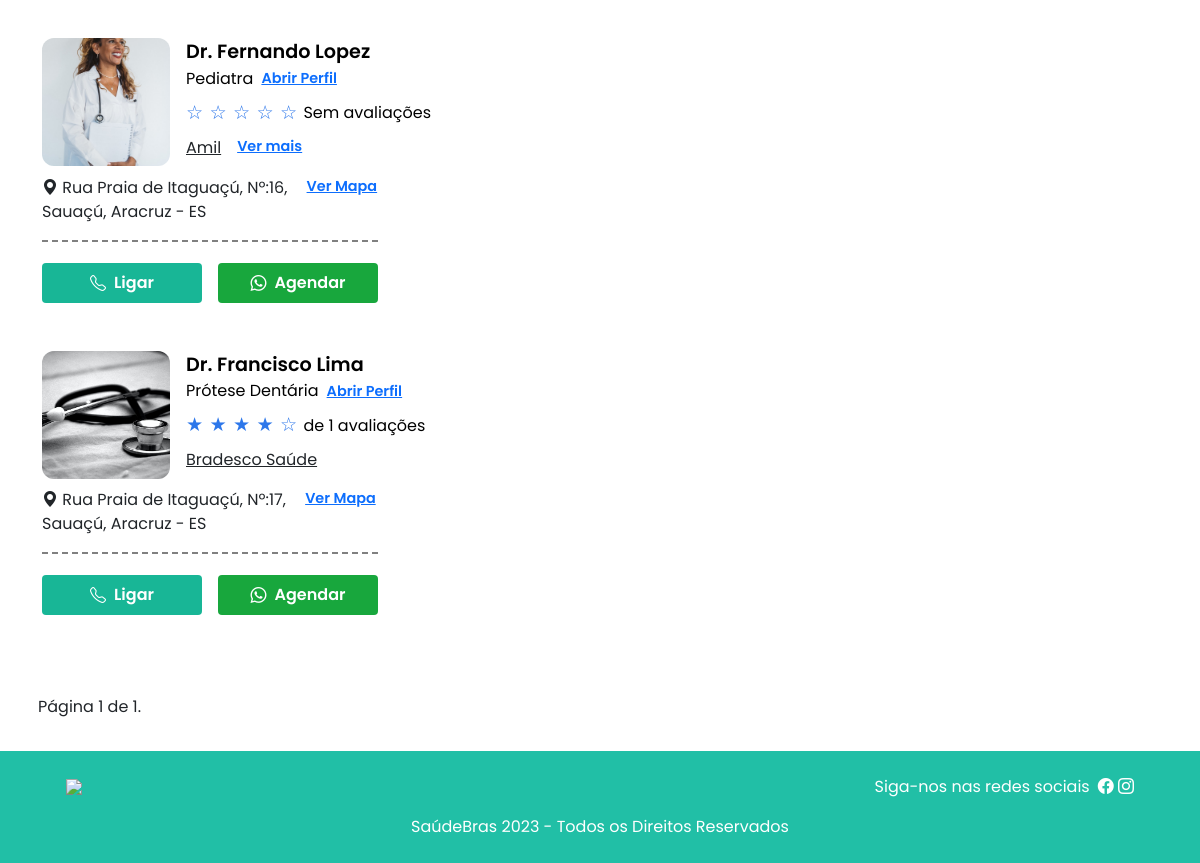
Before: /profissionais/ (lower part) with the older database file.
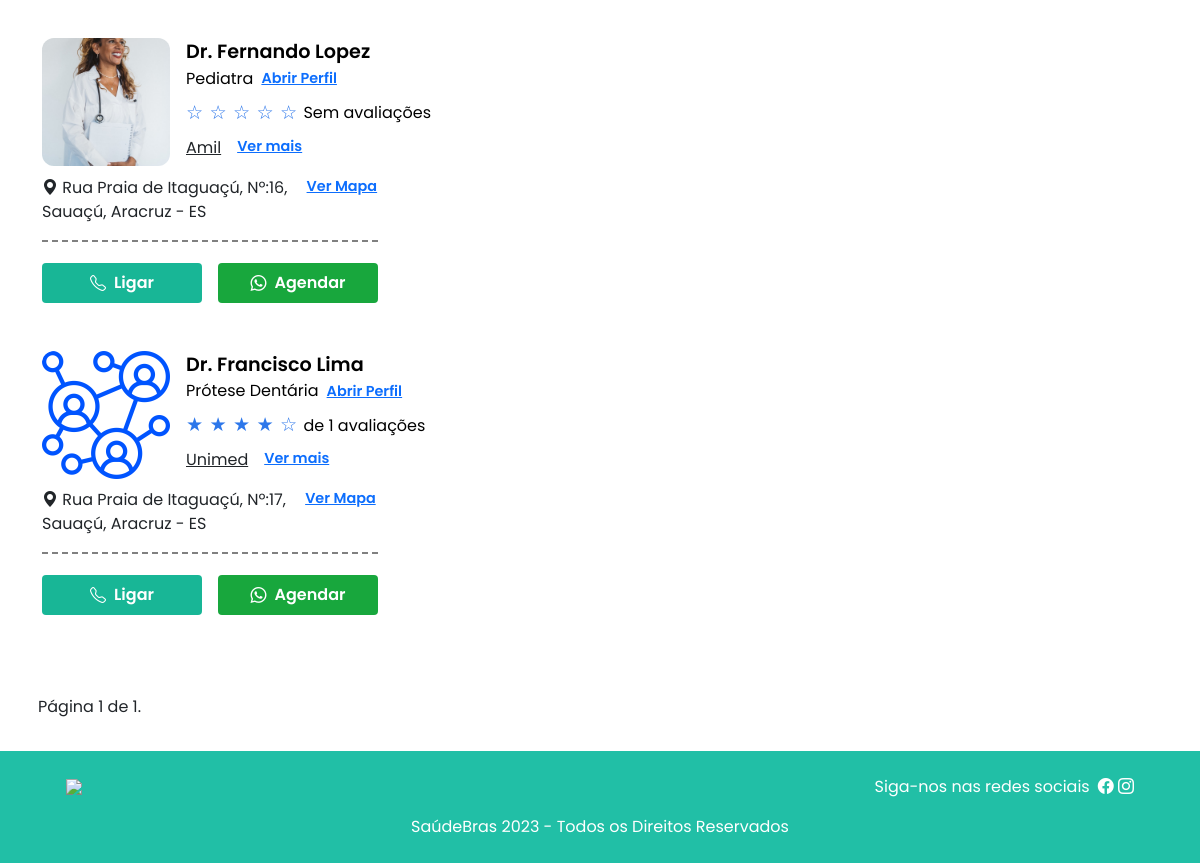
After: the same page with the newer database file.
### usuarios/models.py (models this page shows, shortened)
class CustomUser(AbstractBaseUser, PermissionsMixin):
    nome = models.CharField(_('nome'), max_length=30, blank=True)
    sobrenome = models.CharField(_('sobrenome'), max_length=30, blank=True)
    email = models.EmailField(_('email address'), unique=True)
    username = models.CharField(_('cpf'), max_length=30, unique=True)
    telefone = models.CharField(_('telefone'), max_length=20, blank=True)
    date_joined = models.DateTimeField(_('date joined'), default=timezone.now)
    is_staff = models.BooleanField(_('staff status'), default=False)
    email_verification_token = models.UUIDField(default=uuid.uuid4, editable=False)
    email_verified = models.BooleanField(default=True)
    stripe_customer_id = models.CharField(max_length=50, blank=True, null=True)
    objects = CustomUserManager()
    USERNAME_FIELD = 'email'
    REQUIRED_FIELDS = ['username']
    class Meta:
        verbose_name = _('user')
        verbose_name_plural = _('users')
    groups = models.ManyToManyField(
        'auth.Group',
        verbose_name=_('groups'),
        blank=True,
        help_text=_('The groups this user belongs to. A user will get all permissions granted to each of their groups.'),
        related_name="customuser_groups",
        related_query_name="customuser",
    )
    user_permissions = models.ManyToManyField(
        'auth.Permission',
        verbose_name=_('user permissions'),
        blank=True,
        help_text=_('Specific permissions for this user.'),
        related_name="customuser_user_permissions",
        related_query_name="customuser",
    )

class Profissional(CustomUser):
    is_active = models.BooleanField(_('active'), default=False)
    estado = models.ManyToManyField('Estado', blank=True)
    cidade = models.ManyToManyField('Cidade', blank=True)
    bairro = models.ManyToManyField('Bairro', blank=True)
    convenios = models.ManyToManyField('Convenio', blank=True)
    tipo_profissional = models.CharField(max_length=50, choices=TIPO_PROFISSIONAL_CHOICES, blank=True)
    servicos = models.ManyToManyField('Servico', blank=True)
    idiomas = models.ManyToManyField('Idioma', blank=True)
    especialidades = models.ManyToManyField('Especialidade')
    foto = models.ImageField(upload_to='images/', blank=True, null=True, default="/images/unknown.png")
    codigo = models.CharField( max_length=30, blank=True)
    enderecos = models.ManyToManyField(Endereco, blank=True, related_name='profissionais')
    ceps = models.ManyToManyField(CEP, blank=True, related_name='profissionais')
    descricao = models. TextField(blank=True)
    avaliacoes = GenericRelation(Avaliacao)
    diploma = models.ImageField(upload_to='images/', blank=True, null=True)
    perguntas = models.ManyToManyField(PerguntaResposta, blank=True, related_name='profissionais')
    galeria = models.ManyToManyField(Foto, blank=True, related_name='profissionais')

class CustomUser(AbstractBaseUser, PermissionsMixin):
    nome = models.CharField(_('nome'), max_length=30, blank=True)
    sobrenome = models.CharField(_('sobrenome'), max_length=30, blank=True)
    email = models.EmailField(_('email address'), unique=True)
    username = models.CharField(_('cpf'), max_length=30, unique=True)
    telefone = models.CharField(_('telefone'), max_length=20, blank=True)
    date_joined = models.DateTimeField(_('date joined'), default=timezone.now)
    is_staff = models.BooleanField(_('staff status'), default=False)
    email_verification_token = models.UUIDField(default=uuid.uuid4, editable=False)
    email_verified = models.BooleanField(default=True)
    stripe_customer_id = models.CharField(max_length=50, blank=True, null=True)
    objects = CustomUserManager()
    USERNAME_FIELD = 'email'
    REQUIRED_FIELDS = ['username']
    class Meta:
        verbose_name = _('user')
        verbose_name_plural = _('users')
    groups = models.ManyToManyField(
        'auth.Group',
        verbose_name=_('groups'),
        blank=True,
        help_text=_('The groups this user belongs to. A user will get all permissions granted to each of their groups.'),
        related_name="customuser_groups",
        related_query_name="customuser",
    )
    user_permissions = models.ManyToManyField(
        'auth.Permission',
        verbose_name=_('user permissions'),
        blank=True,
        help_text=_('Specific permissions for this user.'),
        related_name="customuser_user_permissions",
        related_query_name="customuser",
    )

class Especialidade(models.Model):
    nome = models.CharField(max_length=100)
    tipo_profissional = models.CharField(max_length=50, choices=TIPO_PROFISSIONAL_CHOICES, blank=True)

class Convenio(models.Model):
    nome = models.CharField(max_length=100)
    tipo_profissional = models.CharField(max_length=50, choices=CONVENIO_CHOICES, blank=True)

class Endereco(models.Model):
    rua = models.CharField(max_length=255)
    numero = models.IntegerField(null=True, blank=True)
    complemento = models.CharField(max_length=50, null=True, blank=True)
    bairro = models.ForeignKey(Bairro, on_delete=models.CASCADE)
    cidade = models.ForeignKey(Cidade, on_delete=models.CASCADE)
    estado = models.ForeignKey(Estado, on_delete=models.CASCADE)
    cep = models.ForeignKey(CEP, on_delete=models.CASCADE)
    latitude = models.FloatField(null=True, blank=True)
    longitude = models.FloatField(null=True, blank=True)
    profissional = models.ForeignKey('Profissional', related_name='enderecos_fk', on_delete=models.CASCADE, null=True, blank=True)
    clinica = models.ForeignKey('Clinica', related_name='enderecos_fk', on_delete=models.CASCADE, null=True, blank=True)

class Bairro(models.Model):
    nome = models.CharField(max_length=255)
    cidade = models.ForeignKey(Cidade, on_delete=models.CASCADE)
    def __str__(self):
        return self.nome

class Cidade(models.Model):
    estado = models.ForeignKey(Estado, related_name='cidades', on_delete=models.CASCADE)
    nome = models.CharField(max_length=100)
    def __str__(self):
        return self.nome

class Estado(models.Model):
    nome = models.CharField(max_length=100)
    def __str__(self):
        return self.nome

### core/views.py (the view)
# urls.py: path('profissionais/', listar_profissionais, name='listar_profissionais'),
def listar_profissionais(request):
    q_objects = Q(is_active=True, email_verified=True)
    avaliacoes = Avaliacao.objects.aggregate(media=Avg('rating'))
    print("Media Geral:", avaliacoes)
    especialidade = request.GET.get('especialidade', None)
    estado = request.GET.get('estado', None)
    tipo_profissional = request.GET.get('tipo_profissional', None)
    bairros = request.GET.getlist('bairro', None)
    cidade = request.GET.get('cidade', None)
    convenios = request.GET.get('convenios', None)
    if tipo_profissional:
        q_objects &= Q(tipo_profissional=tipo_profissional)
    if especialidade:
        q_objects &= Q(especialidades__nome__icontains=especialidade)
    if estado:
        q_objects &= Q(estado__nome__icontains=estado)
    if cidade:
        q_objects &= Q(cidade__nome__icontains=cidade)
    if bairros:
        q_objects &= Q(bairro__nome__in=bairros)
    if convenios:
        q_objects &= Q(convenios__nome__icontains=convenios)
    queryset = Profissional.objects.filter(q_objects).annotate(
        media=Avg('avaliacoes__rating'),
        total_avaliacoes=Count('avaliacoes')
    ).order_by('nome')
    paginator = Paginator(queryset, 10)
    page = request.GET.get('page')
    context = {}
    try:
        profissionais = paginator.page(page)
        context = {
            'avaliacao': avaliacoes['media'],
            'profissionais': profissionais
        }
    except PageNotAnInteger:
        profissionais = paginator.page(1)
        context = {'profissionais': profissionais, 'avaliacao': avaliacoes['media']}
    except EmptyPage:
        profissionais = paginator.page(paginator.num_pages)
        context = {'profissionais': profissionais, 'avaliacao': avaliacoes['media']}
    return render(request, 'core/listar_profissionais.html', context)

### saudebras/templates/core/listar_profissionais.html (shortened to what this page needs)
{% extends 'core/base.html' %}
{% load static %}
{% block 'conteudo' %}
{% load get_item %}
        <div class="container mt-5 d-flex justify-content-between" style=" flex-grow:1;">
          <div class="profissionalDiv">
          {% for profissional in profissionais %}
          <div class="mb-5">
            <div class="d-flex flex-column align-items-start justify-content-center">
            <div class="d-flex" style="gap:1rem;">
              <img class="profImg" style="width: 8rem; height:8rem; object-fit:cover; border-radius:12px;" src="{{ profissional.foto.url }}">
              <div class="d-flex flex-column">
                <span style="color:#000 !important; font-size:1.2rem !important; font-weight:600;">Dr. {{ profissional.nome }} {{profissional.sobrenome}}</span>
                <div class="d-flex mb-2 align-items-center">
                  {% for especialidade in profissional.especialidades.all %}
                  {% if forloop.first %}
                  <span style="color:#000 !important; font-size:1rem !important;">
                    {{ especialidade.nome }}
                  </span>
                  {%endif%}
                  {% endfor %}
                <a class="verProf d-flex align-items-center text-center justify-content-center"  style="text-decoration: underline !important; font-size:.9rem; font-weight:600; margin-left:.5rem;" href="{% url 'perfil_profissional' profissional.id %}">Abrir Perfil</a>
              </div>
              {% load floor %}
              <span style="font-size:1rem; color:#000 !important;">
                  <div class="rating-display d-flex align-items-center mb-2">
                      <div class="rating">
                          {% if profissional.media %}
                              {% with full_stars=profissional.media|floor half_stars=profissional.media|floatformat:"-1"|slice:"-1" %}
                                  {% for i in "12345"|make_list %}
                                      {% if i|add:"0" <= full_stars|add:"0" %}
                                          <span style="font-size:1.2rem !important;" class="star1 full">&#9733;</span>
                                      {% elif i|add:"0" == full_stars|add:"0"|add:1 and half_stars == "5" %}
                                          <span style="font-size:1.2rem !important;" class="star1 half">&#189;</span>
                                      {% else %}
                                          <span style="font-size:1.2rem !important;" class="star1">&#9734;</span>
                                      {% endif %}
                                  {% endfor %}
                              {% endwith %}
                          {% else %}
                              {% for i in "12345"|make_list %}
                                  <span style="font-size:1.2rem !important;" class="star1">&#9734;</span>
                              {% endfor %}
                          {% endif %}
                      </div>
                      &nbsp;{% if profissional.total_avaliacoes %} <span class="totalAV">de {{ profissional.total_avaliacoes }} avaliações</span> {% else %} <span class="totalAV">Sem avaliações</span> {% endif %}
                  </div>
              </span>
            <div class="d-flex mb-3">
              {% for convenio in profissional.convenios.all %}
                {% if forloop.counter < 2 %}
                  <span style="margin-right: .5rem !important; text-decoration:underline;">{{ convenio.nome }}</span>
                {% endif %}
              {% endfor %}
              {% if profissional.convenios.all.count > 1 %}
                <a href="#" style="text-decoration: underline !important; font-size:.9rem; font-weight:600; margin-left:.5rem;" data-bs-toggle="modal" data-bs-target="#conveniosModal-{{ profissional.id }}">Ver mais</a>
              {% endif %}
            </div>
              </div>
            </div>
              <div class="d-flex mb-3">
                {% for enderecos in profissional.enderecos.all %}
                {% if forloop.first %}
              <span style="margin-right:  .7rem !important;"><i class="bi bi-geo-alt-fill"></i>&nbsp;{{ enderecos.rua }},{%if enderecos.complemento%}&nbsp;{{enderecos.complemento}},{%endif%}<br>{{enderecos.bairro}},&nbsp;{{enderecos.cidade}}&nbsp;-&nbsp;{{enderecos.estado}}</span>
              {% endif %}
            {% endfor %}
            {% for enderecos in profissional.enderecos.all %}
            {%if enderecos.latitude != None and enderecos.longitude != None %}
            {% if forloop.first %}
            <a href="#" class="showMapModal"
            data-latitude="{{ enderecos.latitude }}"
            data-longitude="{{ enderecos.longitude }}" style="text-decoration: underline !important; font-size:.9rem; font-weight:600; margin-left:.5rem;">Ver Mapa</a>
            {% endif %}
                {%endif%}
                {% endfor %}
              </div>
              <div class="d-flex justify-content-start align-items-center" style="gap:1rem; max-width:100%; border-top: dashed 2px gray;
              padding-top: 1.3rem;">
              {%if user.is_authenticated%}
              <a href="tel:{{ profissional.telefone|slice:":1" }}" style="display: flex; align-items: center; gap: 0.5rem;  justify-content:center; background:#18B696; width:10rem; max-width:100%; color:#fff; border-radius:4px; font-weight:600;" class="p-2 text-center"><i class="bi bi-telephone"></i> Ligar</a>
                <a class="agendamento-btn p-2 text-center" data-phone="{{ profissional.telefone }}" data-nome="{{profissional.nome}}" style="display: flex; align-items: center; justify-content:center; gap: 0.5rem; background:#18A73D;width:10rem; max-width:100%; border-radius:4px; color:#fff; font-weight:600;" href="{{profissional.telefone}}"><i class="bi bi-whatsapp"></i> Agendar</a>
                {%else%}
                <a href="{% url 'login' %}" style="display: flex; align-items: center; gap: 0.5rem;  justify-content:center; background:#18B696; width:10rem; max-width:100%; color:#fff; border-radius:4px; font-weight:600;" class="p-2 text-center"><i class="bi bi-telephone"></i> Ligar</a>
                <a class=" p-2 text-center" style="display: flex; align-items: center; justify-content:center; gap: 0.5rem; background:#18A73D;width:10rem; max-width:100%; border-radius:4px; color:#fff; font-weight:600;" href="{% url 'login' %}"><i class="bi bi-whatsapp"></i> Agendar</a>
                {%endif%}
              </div>
            </div>
          </div>
        {% endfor %}
        </div>
        <div id="mapStatic" style="height: 100%; width: 30%;"></div>
      </div>
{% load url_filters %}
<div class="container p-2 mt-4 mb-4 pagination">
{% with queries=request.GET.copy %}
<div class="pagination">
    <span class="step-links">
        <span class="current">
            Página {{ profissionais.number }} de {{ profissionais.paginator.num_pages }}.
        </span>
    </span>
</div>
{% endwith %}
</div>
{% endblock %}

Changed rows visible on the page:
changed Profissional "Francisco": loses Convenio (nome "Bradesco Saúde"); gains Convenio (nome "Unimed"); foto: a different picture; now shows "Ver mais"
